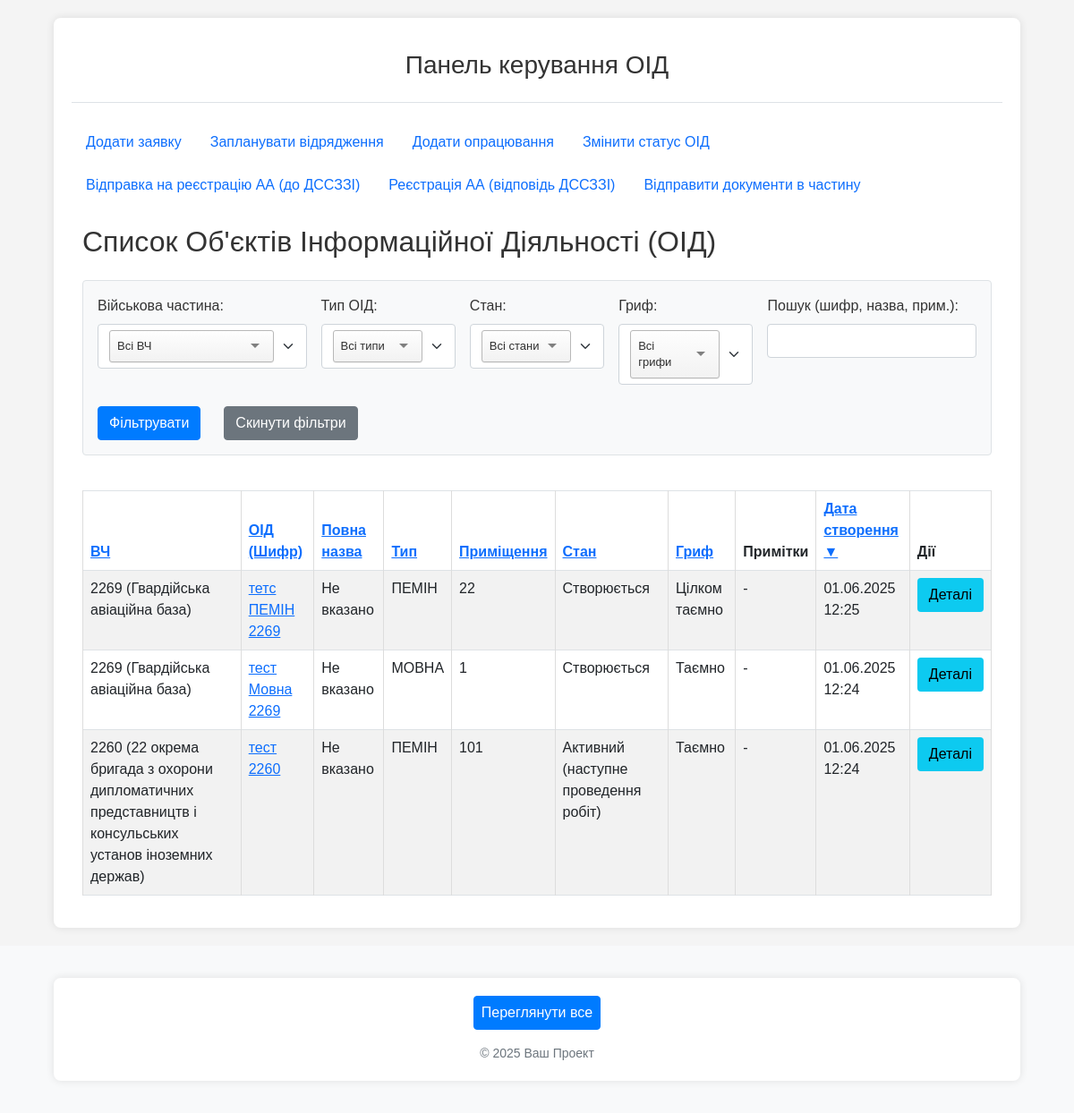
Before: /oids/oids-list/ with the older database file.
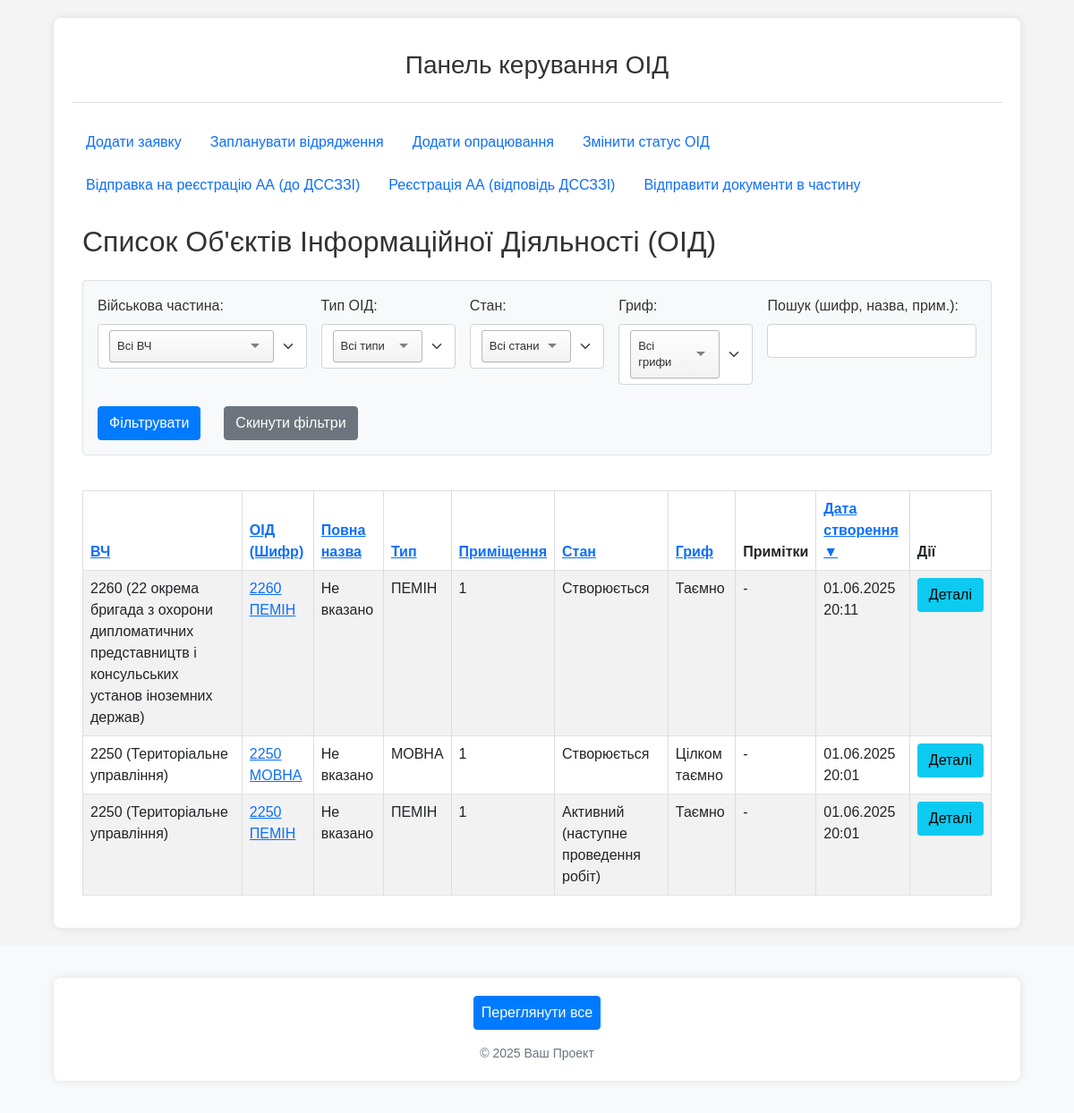
After: the same page with the newer database file.
### oids/models.py (models this page shows, shortened)
class OID(models.Model):
    unit = models.ForeignKey(
        Unit,
        on_delete=models.CASCADE,
        verbose_name="Військова частина",
        related_name='oids' # Дозволить отримати всі ОІД для частини: `unit_instance.oids.all()`
    )
    oid_type = models.CharField(max_length=10, choices=OIDTypeChoices.choices, verbose_name="Тип ОІД")
    cipher = models.CharField(max_length=100, verbose_name="Шифр ОІД", unique=True) # Додав шифр, як вказано в описі
    sec_level = models.CharField(max_length=15, choices=SecLevelChoices.choices, verbose_name="Гриф")
    full_name = models.CharField(max_length=255, verbose_name="Повна назва ОІД", blank=True, null=True) # Змінив name на full_name
    room = models.CharField(max_length=255, verbose_name="Приміщення №")
    status = models.CharField(max_length=30, choices=OIDStatusChoices.choices, default=OIDStatusChoices.NEW, verbose_name="Поточний стан ОІД")
    note = models.TextField(verbose_name="Примітка", blank=True, null=True)
    created_at = models.DateTimeField(auto_now_add=True, verbose_name="Дата створення запису")
    updated_at = models.DateTimeField(auto_now=True, verbose_name="Дата останнього оновлення")
    class Meta:
        verbose_name = "Об’єкт інформаційної діяльності (ОІД)"
        verbose_name_plural = "Об’єкти інформаційної діяльності (ОІД)"

class Unit(models.Model):
    territorial_management = models.ForeignKey(
        TerritorialManagement,
        on_delete=models.SET_NULL, # Якщо ТУ видаляється, частина може залишитися, але без прив'язки до ТУ.
        null=True,
        blank=True,
        verbose_name="Територіальне управління",
        related_name='units' # Дозволить отримати всі частини для ТУ: `tu_instance.units.all()`
    )
    code = models.CharField(max_length=50, unique=True, verbose_name="Код частини (номер)")
    name = models.CharField(max_length=255, verbose_name="Назва військової частини", blank=True, null=True) # Можливо, назва не завжди потрібна, якщо є код
    city = models.CharField(max_length=100, verbose_name="Місто розташування") # Збільшив max_length для міст
    distance_from_gu = models.PositiveIntegerField(verbose_name="Відстань від ГУ (км)", blank=True, null=True) # Змінив на PositiveIntegerField
    unit_groups = models.ManyToManyField(
        UnitGroup,
        blank=True,
        verbose_name="Групи військових частин",
        related_name='units' # Дозволить отримати всі частини для групи: `group_instance.units.all()`
    )
    note = models.TextField(verbose_name="Примітки", blank=True, null=True)
    class Meta:
        verbose_name = "Військова частина"
        verbose_name_plural = "Військові частини"

### oids/views.py (the view, shortened to what this page needs)
# urls.py: path('oids-list/', views.oid_list_view, name='list_oids'), # назва oids_list_view щоб не плутати з oid_detail_view
def oid_list_view(request):
    oid_list_queryset = OID.objects.select_related(
        'unit',  # Завантажуємо пов'язану військову частину
        'unit__territorial_management' # А також ТУ для ВЧ, якщо потрібно (наприклад, для відображення)
    )
    filter_unit_id_str = request.GET.get('filter_unit')
    filter_oid_type = request.GET.get('filter_oid_type')
    filter_status = request.GET.get('filter_status')
    filter_sec_level = request.GET.get('filter_sec_level')
    search_query = request.GET.get('search_query')
    current_filter_unit_id = None
    if filter_unit_id_str and filter_unit_id_str.isdigit():
        current_filter_unit_id = int(filter_unit_id_str)
        oid_list_queryset = oid_list_queryset.filter(unit__id=current_filter_unit_id)
    if filter_oid_type:
        oid_list_queryset = oid_list_queryset.filter(oid_type=filter_oid_type)
    if filter_status:
        oid_list_queryset = oid_list_queryset.filter(status=filter_status)
    if filter_sec_level:
        oid_list_queryset = oid_list_queryset.filter(sec_level=filter_sec_level)
    sort_by_param = request.GET.get('sort_by', '-created_at') # За замовчуванням - новіші ОІД
    sort_order_from_request = request.GET.get('sort_order', '') # 'asc' або 'desc'
    actual_sort_order_is_desc = False
    if sort_by_param.startswith('-'):
        actual_sort_order_is_desc = True
        sort_by_param_cleaned = sort_by_param[1:]
    else:
        sort_by_param_cleaned = sort_by_param
        if sort_order_from_request == 'desc':
            actual_sort_order_is_desc = True
    valid_sort_fields = {
        'unit': 'unit__code',
        'cipher': 'cipher',
        'full_name': 'full_name',
        'oid_type': 'oid_type',
        'room': 'room',
        'status': 'status',
        'sec_level': 'sec_level',
        'created_at': 'created_at' # Додаємо поле для сортування за датою створення
    }
    order_by_field_key = valid_sort_fields.get(sort_by_param_cleaned, 'created_at')
    final_order_by_field = f"-{order_by_field_key}" if actual_sort_order_is_desc else order_by_field_key
    if order_by_field_key == 'created_at':
        secondary_sort = 'cipher'
    elif order_by_field_key == 'cipher':
        secondary_sort = '-created_at'
    else:
        secondary_sort = '-created_at' # Загальне вторинне сортування
    oid_list_queryset = oid_list_queryset.order_by(final_order_by_field, secondary_sort)
    paginator = Paginator(oid_list_queryset, 25) # 25 ОІД на сторінку
    page_number = request.GET.get('page')
    page_obj = paginator.get_page(page_number)
    units_for_filter = Unit.objects.all().order_by('code')
    oid_type_choices_for_filter = OIDTypeChoices.choices
    oid_status_choices_for_filter = OIDStatusChoices.choices
    sec_level_choices_for_filter = SecLevelChoices.choices
    context = {
        'page_title': 'Список Об\'єктів Інформаційної Діяльності (ОІД)',
        'object_list': page_obj, # 'object_list' використовується у вашому шаблоні
        'page_obj': page_obj,    # для пагінації
        'units_for_filter': units_for_filter,
        'oid_type_choices_for_filter': oid_type_choices_for_filter,
        'oid_status_choices_for_filter': oid_status_choices_for_filter,
        'sec_level_choices_for_filter': sec_level_choices_for_filter,
        'current_filter_unit_id': current_filter_unit_id,
        'current_filter_oid_type': filter_oid_type,
        'current_filter_status': filter_status,
        'current_filter_sec_level': filter_sec_level,
        'current_search_query': search_query,
        'current_sort_by': sort_by_param_cleaned, # Чистий параметр сортування
        'current_sort_order_is_desc': actual_sort_order_is_desc, # Поточний напрямок desc (true/false)
    }
    return render(request, 'oids/lists/oid_list.html', context)

### oids/templates/oids/lists/oid_list.html (shortened to what this page needs)
{% extends "oids/base.html" %}
{% block content %}
<div class="container-fluid">
	<h2 class="mb-4">{{ page_title }}</h2>
	<form method="GET" action="{% url 'oids:list_oids' %}" class="mb-4 p-3 border bg-light rounded">
		<div class="row g-3">
			<div class="col-md-3">
                <label for="filter_unit" class="form-label">Військова частина:</label>
            </div>
			<div class="col-md-2">
				<label for="filter_oid_type" class="form-label">Тип ОІД:</label>
			</div>
			<div class="col-md-2">
				<label for="filter_status" class="form-label">Стан:</label>
			</div>
			<div class="col-md-2">
				<label for="filter_sec_level" class="form-label">Гриф:</label>
			</div>
			<div class="col-md-3">
				<label for="search_query_filter_oid" class="form-label">Пошук (шифр, назва, прим.):</label>
				<input type="text" name="search_query" id="search_query_filter_oid" class="form-control" value="{{ current_search_query|default:'' }}">
			</div>
		</div>
		<div class="row g-3 mt-2">
			<div class="col-md-auto">
				<button type="submit" class="btn btn-primary">Фільтрувати</button>
			</div>
			<div class="col-md-auto">
				<a href="{% url 'oids:list_oids' %}" class="btn btn-secondary">Скинути фільтри</a>
			</div>
		</div>
	</form>
	{% if object_list %}
	<div class="table-responsive">
		<table class="table table-striped table-bordered table-hover">
			<thead class="thead-dark">
				<tr>
					{% url 'oids:list_oids' as list_url %}
					{% with unit_param=current_filter_unit_id|default_if_none:""|stringformat:"s" type_param=current_filter_oid_type|default_if_none:"" status_param=current_filter_status|default_if_none:"" sec_param=current_filter_sec_level|default_if_none:"" search_param=current_search_query|default_if_none:"" %}
					{% with base_filter_params="filter_unit="|add:unit_param|add:"&filter_oid_type="|add:type_param|add:"&filter_status="|add:status_param|add:"&filter_sec_level="|add:sec_param|add:"&search_query="|add:search_param %}
					<th>
						<a href="{{ list_url }}?sort_by=unit&sort_order={% if current_sort_by == 'unit' and not current_sort_order_is_desc %}desc{% else %}asc{% endif %}&{{ base_filter_params }}">
							ВЧ {% if current_sort_by == 'unit' %}{% if current_sort_order_is_desc %}▼{% else %}▲{% endif %}{% endif %}
						</a>
					</th>
					<th>
						<a href="{{ list_url }}?sort_by=cipher&sort_order={% if current_sort_by == 'cipher' and not current_sort_order_is_desc %}desc{% else %}asc{% endif %}&{{ base_filter_params }}">
							ОІД (Шифр) {% if current_sort_by == 'cipher' %}{% if current_sort_order_is_desc %}▼{% else %}▲{% endif %}{% endif %}
						</a>
					</th>
					<th>
						<a href="{{ list_url }}?sort_by=full_name&sort_order={% if current_sort_by == 'full_name' and not current_sort_order_is_desc %}desc{% else %}asc{% endif %}&{{ base_filter_params }}">
							Повна назва {% if current_sort_by == 'full_name' %}{% if current_sort_order_is_desc %}▼{% else %}▲{% endif %}{% endif %}
						</a>
					</th>
					<th>
						<a href="{{ list_url }}?sort_by=oid_type&sort_order={% if current_sort_by == 'oid_type' and not current_sort_order_is_desc %}desc{% else %}asc{% endif %}&{{ base_filter_params }}">
							Тип {% if current_sort_by == 'oid_type' %}{% if current_sort_order_is_desc %}▼{% else %}▲{% endif %}{% endif %}
						</a>
					</th>
					<th>
						<a href="{{ list_url }}?sort_by=room&sort_order={% if current_sort_by == 'room' and not current_sort_order_is_desc %}desc{% else %}asc{% endif %}&{{ base_filter_params }}">
							Приміщення {% if current_sort_by == 'room' %}{% if current_sort_order_is_desc %}▼{% else %}▲{% endif %}{% endif %}
						</a>
					</th>
					<th>
						<a href="{{ list_url }}?sort_by=status&sort_order={% if current_sort_by == 'status' and not current_sort_order_is_desc %}desc{% else %}asc{% endif %}&{{ base_filter_params }}">
							Стан {% if current_sort_by == 'status' %}{% if current_sort_order_is_desc %}▼{% else %}▲{% endif %}{% endif %}
						</a>
					</th>
					<th>
						<a href="{{ list_url }}?sort_by=sec_level&sort_order={% if current_sort_by == 'sec_level' and not current_sort_order_is_desc %}desc{% else %}asc{% endif %}&{{ base_filter_params }}">
							Гриф {% if current_sort_by == 'sec_level' %}{% if current_sort_order_is_desc %}▼{% else %}▲{% endif %}{% endif %}
						</a>
					</th>
					<th>Примітки</th>
					<th>
						<a href="{{ list_url }}?sort_by=created_at&sort_order={% if current_sort_by == 'created_at' and not current_sort_order_is_desc %}desc{% else %}asc{% endif %}&{{ base_filter_params }}">
							Дата створення {% if current_sort_by == 'created_at' %}{% if current_sort_order_is_desc %}▼{% else %}▲{% endif %}{% endif %}
						</a>
					</th>
					<th>Дії</th>
					{% endwith %}
					{% endwith %}
				</tr>
			</thead>
			<tbody>
				{% for oid_item in object_list %}
				<tr>
					<td>
						{% if oid_item.unit %}
						{{ oid_item.unit.code }}
						{% if oid_item.unit.name %}({{ oid_item.unit.name }}){% endif %}
						{% else %}
						N/A
						{% endif %}
					</td>
					<td>
						<a href="{% url 'oids:oid_detail_view_name' oid_item.id %}">
							{{ oid_item.cipher }}
						</a>
					</td>
					<td>{{ oid_item.full_name|default_if_none:"Не вказано" }}</td>
					<td>{{ oid_item.get_oid_type_display }}</td>
					<td>{{ oid_item.room|default_if_none:"-" }}</td>
					<td>{{ oid_item.get_status_display }}</td>
					<td>{{ oid_item.get_sec_level_display }}</td>
					<td>{{ oid_item.note|truncatewords:10|default:"-" }}</td>
					<td>{{ oid_item.created_at|date:"d.m.Y H:i"|default:"-" }}</td>
					<td>
						<a href="{% url 'oids:oid_detail_view_name' oid_item.id %}" class="btn btn-sm btn-info">Деталі</a>
					</td>
				</tr>
				{% endfor %}
			</tbody>
		</table>
	</div>
	{% endif %}
</div>
{% endblock %}

### oids/templates/oids/base.html (shortened to what this page needs)
{% load static %}
<!DOCTYPE html>
<html lang="uk">
<head>
	<link href="https://cdn.jsdelivr.net/npm/bootstrap@5.0.2/dist/css/bootstrap.min.css" rel="stylesheet">
	<link rel="stylesheet" href="{% static 'oids/css/tom-select.default.min.css' %}">
	<link rel="stylesheet" href="{% static 'oids/css/style.css' %}">
</head>
<body>
	<div class="container">
		<header class="header py-3 mb-4 border-bottom">
			<h1 class="h3">{% block page_title %}Панель керування ОІД{% endblock %}</h1>
		</header>
		<nav class="mb-3">
			<ul class="nav nav-pills">
				<li class="nav-item"><a href="{% url 'oids:add_work_request_view_name' %}" class="nav-link">Додати заявку</a></li>
				<li class="nav-item"><a href="{% url 'oids:plan_trip_view_name' %}" class="nav-link">Запланувати відрядження</a></li>
				<li class="nav-item"><a href="{% url 'oids:add_document_processing_view_name' %}" class="nav-link">Додати опрацювання</a></li>
				<li class="nav-item"><a href="{% url 'oids:update_oid_status' %}" class="nav-link">Змінити статус ОІД</a></li>
				<li class="nav-item"><a href="{% url 'oids:send_attestation_for_registration' %}" class="nav-link">Відправка на реєстрацію АА (до ДССЗЗІ) </a></li>
				<li class="nav-item"><a href="{% url 'oids:record_attestation_response' %}" class="nav-link">Реєстрація АА (відповідь ДССЗЗІ)</a></li>
				<li class="nav-item"><a href="{% url 'oids:send_trip_results_form' %}" class="nav-link">Відправити документи в частину</a></li>
			</ul>
		</nav>
		<main class="content">
			{% block content %}
			{% endblock %}
		</main>
	</div>
	<footer class="footer mt-auto py-3 bg-light">
		<div class="container text-center">
			<nav class="mb-2">
				<ul class="nav justify-content-center">
					<li class="nav-item"><a href="{% url 'oids:summary_information_hub' %}" class="nav-link px-2 btn btn-primary">Переглянути все</a></li>
				</ul>
			</nav>
			<span class="text-muted">&copy; {% now "Y" %} Ваш Проект</span>
		</div>
	</footer>
</body>
</html>

### oids/static/oids/css/style.css (style rules this page uses)
body { font-family: Arial, sans-serif; margin: 0; padding: 0; background-color: #f4f4f4; color: #333; }
.container { width: 90%; margin: 20px auto; background-color: #fff; padding: 20px; border-radius: 8px; box-shadow: 0 0 10px rgba(0, 0, 0, 0.1); }
.header { text-align: center; margin-bottom: 20px; }
ul { list-style: none; padding: 0; }
ul li { margin-bottom: 8px; }
ul li a { text-decoration: none; color: #333; }
table { width: 100%; border-collapse: collapse; margin-top: 15px; }
table, th, td { border: 1px solid #ddd; }
th, td { padding: 8px; text-align: left; }
th { background-color: #f2f2f2; }
.btn { display: inline-block; font-weight: 400; text-align: center; white-space: nowrap; vertical-align: middle; user-select: none; border: 1px solid transparent; padding: 0.375rem 0.75rem; font-size: 1rem; line-height: 1.5; border-radius: 0.25rem; text-decoration: none; cursor: pointer; transition: color 0.15s ease-in-out, background-color 0.15s ease-in-out, border-color 0.15s ease-in-out, box-shadow 0.15s ease-in-out; }
.btn-primary { color: #fff; background-color: #007bff; border-color: #007bff; }
.btn-secondary { color: #fff; background-color: #6c757d; border-color: #6c757d; margin-left: 10px; }
footer { text-align: center; margin-top: 20px; padding-bottom: 20px; font-size: 0.875em; color: #666; }

Changed rows visible on the page:
removed OID: unit.code "2269", unit.name "Гвардійська авіаційна база", cipher "тетс ПЕМІН 2269", full_name "Не вказано", oid_type "ПЕМІН", room "22", status "Створюється", sec_level "Цілком таємно", note "-", created_at "01.06.2025 12:25"
removed OID: unit.code "2269", unit.name "Гвардійська авіаційна база", cipher "тест Мовна 2269", full_name "Не вказано", oid_type "МОВНА", room "1", status "Створюється", sec_level "Таємно", note "-", created_at "01.06.2025 12:24"
removed OID: unit.code "2260", unit.name "22 окрема бригада з охорони дипломатичних представництв і консульських установ іноземних держав", cipher "тест 2260", full_name "Не вказано", oid_type "ПЕМІН", room "101", status "Активний (наступне проведення робіт)", sec_level "Таємно", note "-", created_at "01.06.2025 12:24"
added OID: unit.code "2260", unit.name "22 окрема бригада з охорони дипломатичних представництв і консульських установ іноземних держав", cipher "2260 ПЕМІН", full_name "Не вказано", oid_type "ПЕМІН", room "1", status "Створюється", sec_level "Таємно", note "-", created_at "01.06.2025 20:11"
added OID: unit.code "2250", unit.name "Територіальне управління", cipher "2250 МОВНА", full_name "Не вказано", oid_type "МОВНА", room "1", status "Створюється", sec_level "Цілком таємно", note "-", created_at "01.06.2025 20:01"
added OID: unit.code "2250", unit.name "Територіальне управління", cipher "2250 ПЕМІН", full_name "Не вказано", oid_type "ПЕМІН", room "1", status "Активний (наступне проведення робіт)", sec_level "Таємно", note "-", created_at "01.06.2025 20:01"
